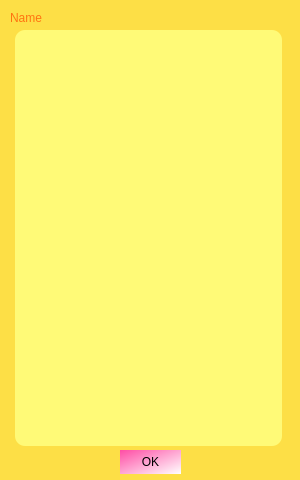
<?xml version="1.0" encoding="UTF-8"?>
<ui version="4.0">
 <class>View</class>
 <widget class="QDialog" name="View">
  <property name="geometry">
   <rect>
    <x>0</x>
    <y>0</y>
    <width>300</width>
    <height>480</height>
   </rect>
  </property>
  <property name="windowTitle">
   <string>View</string>
  </property>
  <property name="styleSheet">
   <string notr="true"> background-color: rgb(253, 223, 70);
</string>
  </property>
  <widget class="QLabel" name="label_2">
   <property name="geometry">
    <rect>
     <x>10</x>
     <y>10</y>
     <width>621</width>
     <height>16</height>
    </rect>
   </property>
   <property name="styleSheet">
    <string notr="true">QLabel {
    font: 700 12pt &quot;Segoe Script&quot;;
    color:rgb(255, 116, 16)
}
</string>
   </property>
   <property name="text">
    <string>Name</string>
   </property>
  </widget>
  <widget class="QPushButton" name="cancel">
   <property name="geometry">
    <rect>
     <x>120</x>
     <y>450</y>
     <width>61</width>
     <height>24</height>
    </rect>
   </property>
   <property name="styleSheet">
    <string notr="true">QPushButton {
	font: 700 10pt &quot;Segoe Script&quot;;
	border-color: rgb(255, 170, 0);
    background-color: qlineargradient(spread:pad, x1:0, y1:0, x2:1, y2:1, stop:0 rgba(255, 77, 165, 255), stop:1 rgba(255, 255, 255, 255));
    border-radius: 30px;
}

QPushButton:hover {
	background-color: rgb(251, 180, 82);
}
QPushButton:pressed {
    background-color:rgb(255, 140, 0) ;
}</string>
   </property>
   <property name="text">
    <string>OK</string>
   </property>
  </widget>
  <widget class="QPlainTextEdit" name="plainTextEdit">
   <property name="geometry">
    <rect>
     <x>15</x>
     <y>30</y>
     <width>267</width>
     <height>416</height>
    </rect>
   </property>
   <property name="styleSheet">
    <string notr="true">background-color:rgb(255, 250, 119);
border-radius: 10px;</string>
   </property>
  </widget>
 </widget>
 <resources/>
 <connections/>
</ui>
